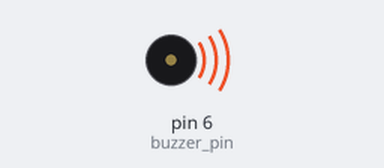
The sketch below on a simulated Arduino Uno, built with avr-gcc and run on an emulated ATmega328P. Parts: buzzer (waves = sounding).

Above: at 0.1 s.
At 2.1 s:
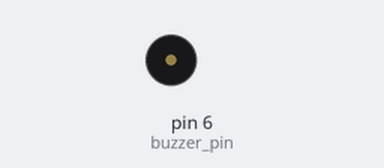
Timing chart, 0 to 3.6 s (numbered marks = the images above):
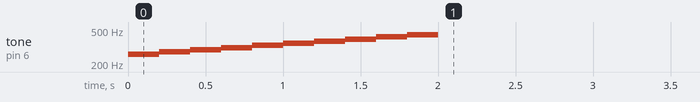

The sketch:

plainbuzzer1.ino
```cpp
const int buzzer_pin = 6;
const int num_tones = 10;
int tones[] = {261, 277, 294, 311, 330, 349, 370, 392, 415, 440};    //frequency of the tones (obtained online)

void setup() { //put code here iff to make the buzzer run through once
  // put your setup code here, to run once:
for (int i = 0; i < 10; i++) {
  tone (buzzer_pin, tones[i]);    //function to operate buzzer..takes two parameters : which pin buzzer connected to & frequency to output
  delay (200);
}
noTone (buzzer_pin);      //Stops any tune from playing here...terminating
}

void loop() {
  // put your main code here, to run repeatedly:

}
```
